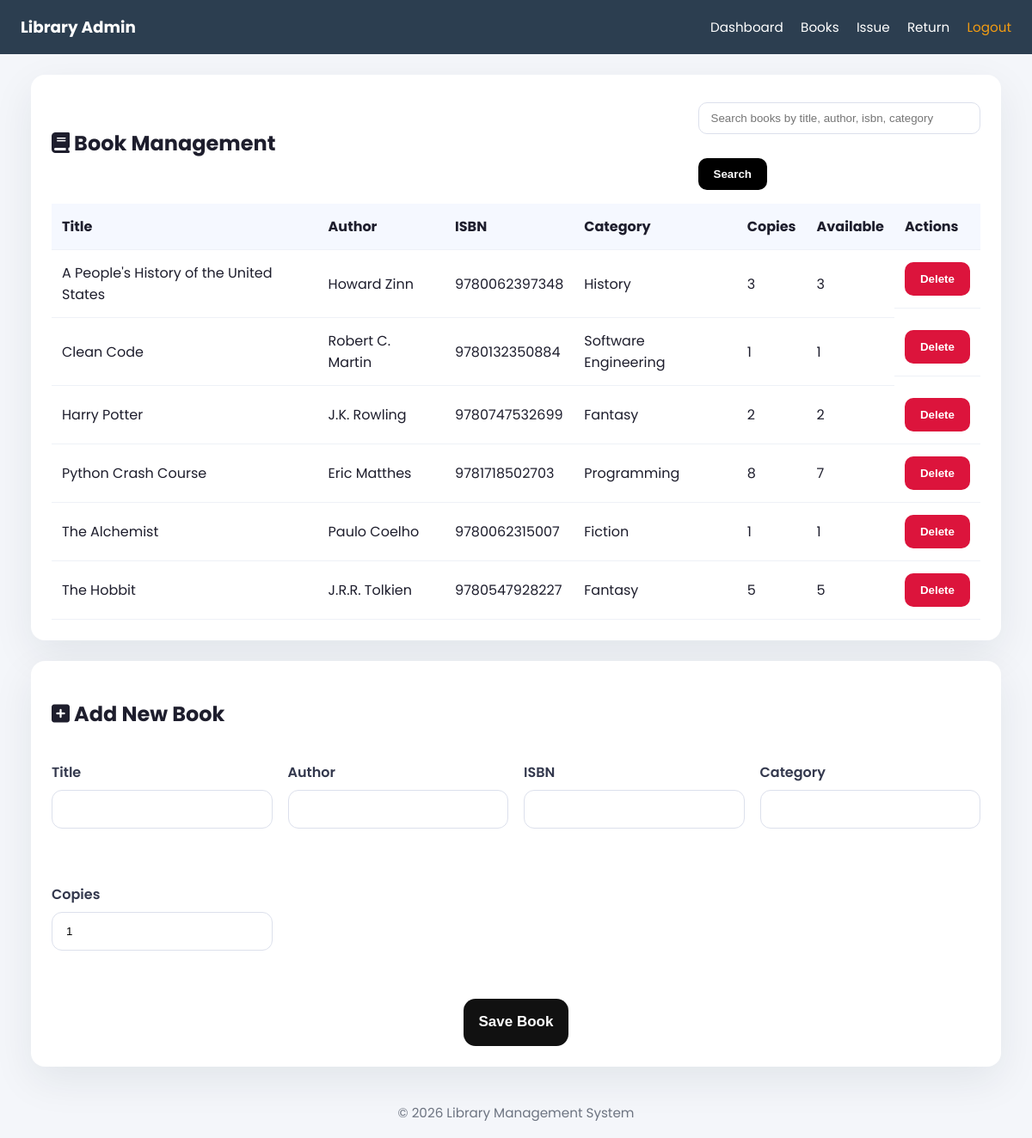
/books (signed in), run on the app's committed database.
### tables this page shows
CREATE TABLE books (
            id INTEGER PRIMARY KEY AUTOINCREMENT,
            title TEXT NOT NULL,
            author TEXT NOT NULL,
            isbn TEXT NOT NULL UNIQUE,
            category TEXT,
            copies INTEGER NOT NULL DEFAULT 1,
            available INTEGER NOT NULL DEFAULT 1
        );

### app.py (the view, shortened to what this page needs)
@app.route('/books', methods=['GET', 'POST'])
@login_required
def books():
    conn = get_db_connection()
    cursor = conn.cursor()
    message = None
    query = request.args.get('q', '').strip()
    if query:
        query_text = f'%{query}%'
        books = cursor.execute(
            'SELECT * FROM books WHERE title LIKE ? OR author LIKE ? OR isbn LIKE ? OR category LIKE ? ORDER BY title',
            (query_text, query_text, query_text, query_text)
        ).fetchall()
    else:
        books = cursor.execute('SELECT * FROM books ORDER BY title').fetchall()
    conn.close()
    return render_template('books.html', books=books, query=query)

### app.py (called while the page is built)
def get_db_connection():
    conn = sqlite3.connect(DB_PATH)
    conn.row_factory = sqlite3.Row
    return conn

def login_required(f):
    @wraps(f)
    def decorated_function(*args, **kwargs):
        if 'admin_logged_in' not in session:
            return redirect(url_for('login'))
        return f(*args, **kwargs)
    return decorated_function

@app.context_processor
def inject_current_year():
    return {'current_year': datetime.utcnow().year}

### templates/books.html
{% extends 'base.html' %}
{% block content %}
<section class="card">
    <div class="section-header">
       <h2><i class="fa-solid fa-book"></i> Book Management</h2>
        <form class="search-form" method="GET" action="{{ url_for('books') }}">
            <input type="text" name="q" placeholder="Search books by title, author, isbn, category" value="{{ query }}">
            <button type="submit" class="btn btn-secondary">Search</button>
        </form>
    </div>
    <div class="table-wrap">
        <table>
            <thead>
                <tr><th>Title</th><th>Author</th><th>ISBN</th><th>Category</th><th>Copies</th><th>Available</th><th>Actions</th></tr>
            </thead>
            <tbody>
                {% for book in books %}
                    <tr>
                        <td>{{ book.title }}</td>
                        <td>{{ book.author }}</td>
                        <td>{{ book.isbn }}</td>
                        <td>{{ book.category }}</td>
                        <td>{{ book.copies }}</td>
                        <td>{{ book.available }}</td>
                        <td class="actions">
                            <form method="POST" action="{{ url_for('delete_book', book_id=book.id) }}" onsubmit="return confirm('Delete this book?');">
                                <button type="submit" class="btn btn-danger">Delete</button>
                            </form>
                        </td>
                    </tr>
                {% else %}
                    <tr><td colspan="7">No books found.</td></tr>
                {% endfor %}
            </tbody>
        </table>
    </div>
</section>
<section class="card">
    <h2><i class="fa-solid fa-square-plus"></i> Add New Book</h2>
        <form method="POST" action="{{ url_for('books') }}" class="grid form-grid">
        <label>Title<input name="title" type="text" required></label>
        <label>Author<input name="author" type="text" required></label>
        <label>ISBN<input name="isbn" type="text" required></label>
        <label>Category<input name="category" type="text"></label>
        <label>Copies<input name="copies" type="number" value="1" min="1" required></label>
        <div class="button-center">
    <button type="submit" class="btn btn-primary">Save Book</button>
</div>
    </form>
</section>
{% endblock %}

### static/css/style.css (style rules this page uses)
* { box-sizing: border-box; }
body { margin: 0; font-family: Inter, Arial, sans-serif; background:#F4F6FA; color: #1e1e2d; font-family:'Poppins',sans-serif; }
.card { background: white; border-radius: 16px; padding: 24px; box-shadow: 0 16px 48px rgba(18, 35, 55, 0.08); margin-bottom: 24px; }
.grid { display: grid; gap: 18px; }
.section-header { display: flex; flex-wrap: wrap; justify-content: space-between; align-items: center; gap: 12px; }
.search-form { display: flex; flex-wrap: wrap; gap: 8px; }
.search-form input { min-width: 240px; padding: 10px 14px; border: 1px solid #dce0ec; border-radius: 10px; }
.search-form button { padding: 11px 18px; border: none; border-radius: 10px; background: #000000; color: white; cursor: pointer; }
.table-wrap { overflow-x: auto; }
table { width: 100%; border-collapse: collapse; margin-top: 16px; }
thead tr { background: #f5f8ff; }
th, td { padding: 14px 12px; text-align: left; border-bottom: 1px solid #eef1f7; }
.actions { display: flex; gap: 8px; }
.btn { border: none; border-radius: 10px; padding: 12px 18px; cursor: pointer; font-weight: 600; }
.btn-primary { background:#111; color: #ffffff; height:55px; border-radius:14px; font-size:17px; transition:.3s; }
.btn-secondary { background: #5b6d91; color: white; }
.btn-danger { background: #DC143C; color: white; }
.form-grid { grid-template-columns: repeat(auto-fit, minmax(220px, 1fr)); align-items: end; gap: 18px; }
label { display: block; font-weight: 600; color: #33384d; margin-bottom: 8px; margin-top: 18px; }
input, select { width: 100%; margin-top: 8px; margin-bottom: 20px; padding: 14px 16px; border-radius: 12px; border: 1px solid #dce0ec; }
.button-center { grid-column: 1 / -1; display: flex; justify-content: center; margin-top: 10px; }

### data on the page
books: title "A People's History of the United States", author "Howard Zinn", isbn "9780062397348", category "History", copies "3", available "3"
books: title "Clean Code", author "Robert C. Martin", isbn "9780132350884", category "Software Engineering", copies "1", available "1"
books: title "Harry Potter", author "J.K. Rowling", isbn "9780747532699", category "Fantasy", copies "2", available "2"
books: title "Python Crash Course", author "Eric Matthes", isbn "9781718502703", category "Programming", copies "8", available "7"
books: title "The Alchemist", author "Paulo Coelho", isbn "9780062315007", category "Fiction", copies "1", available "1"
books: title "The Hobbit", author "J.R.R. Tolkien", isbn "9780547928227", category "Fantasy", copies "5", available "5"
